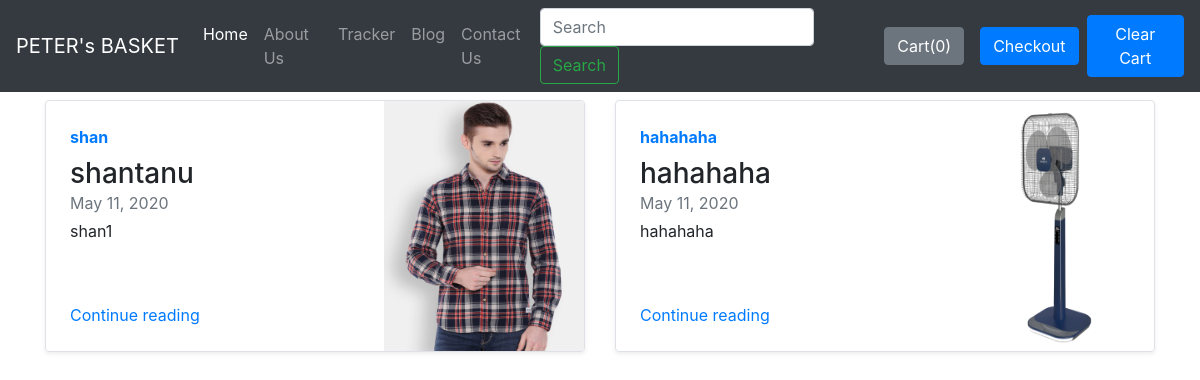
Screenshot of /blog/ with the database file from the repository.
### blog/models.py (models this page shows)
class Blogpost(models.Model):
    post_id = models.AutoField(primary_key=True)
    title = models.CharField(max_length=50)
    head0 = models.CharField(max_length=500, default="")
    chead0 = models.CharField(max_length=5000, default="")
    head1 = models.CharField(max_length=500, default="")
    chead1 = models.CharField(max_length=5000, default="")
    head2 = models.CharField(max_length=500, default="")
    chead2 = models.CharField(max_length=5000, default="")
    pub_date = models.DateField()
    thumbnail = models.ImageField(upload_to='shop/images', default="")
    def __str__(self):
        return self.title

### blog/views.py (the view)
# urls.py: path("", views.index, name="SHOPHOME"),
def index(request):
    myposts = Blogpost.objects.all()
    print(myposts)
    return render(request, 'blog/index.html', {'myposts': myposts})

### blog/templates/blog/index.html (shortened to what this page needs)
{% extends 'blog/Basic.html' %}
 {% block body %}
    <div class="container">
      <div class="row my-2">
      {% for item in myposts %}
    <div class="col-md-6">
      <div class="row no-gutters border rounded overflow-hidden flex-md-row mb-4 shadow-sm h-md-250 position-relative">
        <div class="col p-4 d-flex flex-column position-static">
          <strong class="d-inline-block mb-2 text-primary">{{item.head0}}</strong>
          <h3 class="mb-0">{{item.title}}</h3>
          <div class="mb-1 text-muted">{{item.pub_date}}</div>
          <p class="card-text mb-auto">{{item.head1}}</p>
          <a href="Post/{{item.post_id}}" class="stretched-link">Continue reading</a>
        </div>
        <div class="col-auto d-none d-lg-block">
          <img src="/media/{{item.thumbnail}}" class="bd-placeholder-img" width="200" height="250" xmlns="http://www.w3.org/2000/svg" preserveAspectRatio="xMidYMid slice" focusable="false" role="img" aria-label="Placeholder: Thumbnail"><title>Placeholder</title><rect width="100%" height="100%" fill="#55595c"></rect></img>
        </div>
      </div>
    </div>
     {% if forloop.counter|divisibleby:2 %}
  </div>
      {% endif %}
      {% endfor %}
    </div>
{% endblock %}

### rows the page displays
Blogpost: head0 "shan", title "shantanu", pub_date "May 11, 2020", head1 "shan1", thumbnail (picture)
Blogpost: head0 "hahahaha", title "hahahaha", pub_date "May 11, 2020", head1 "hahahaha", thumbnail (picture)
